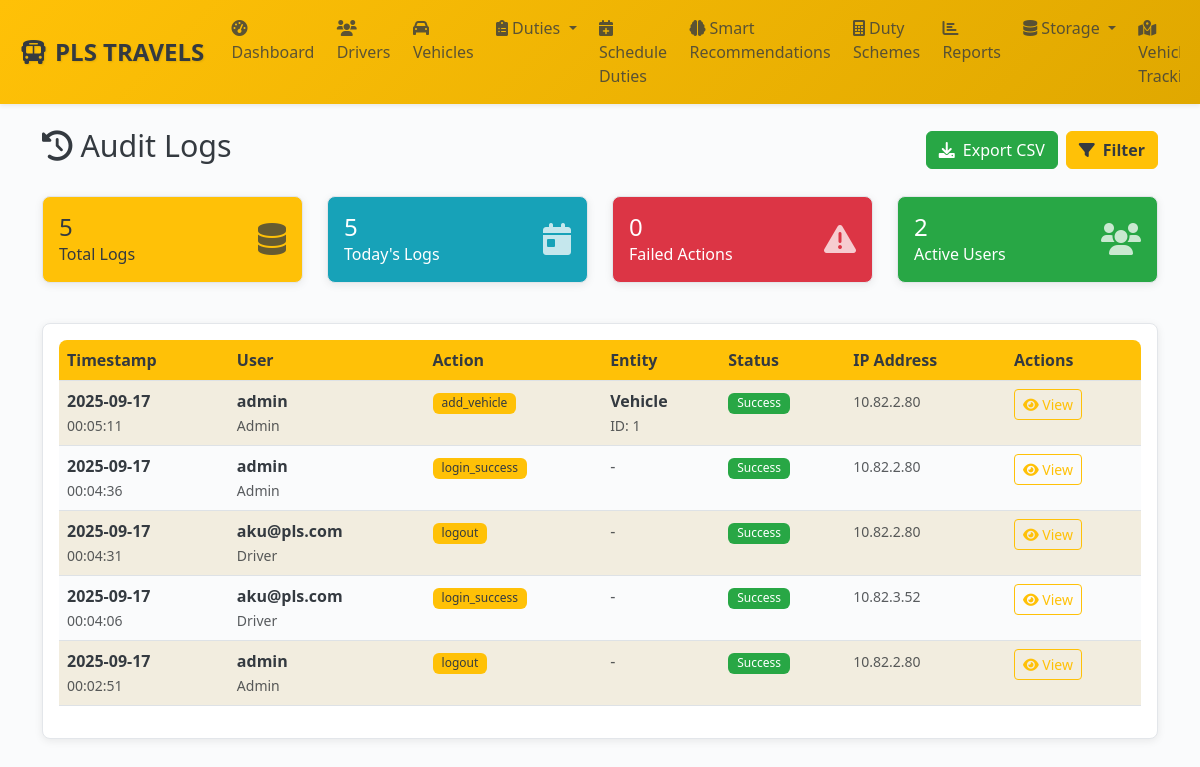
Page /admin/audit-logs (signed in) on the earlier database version.
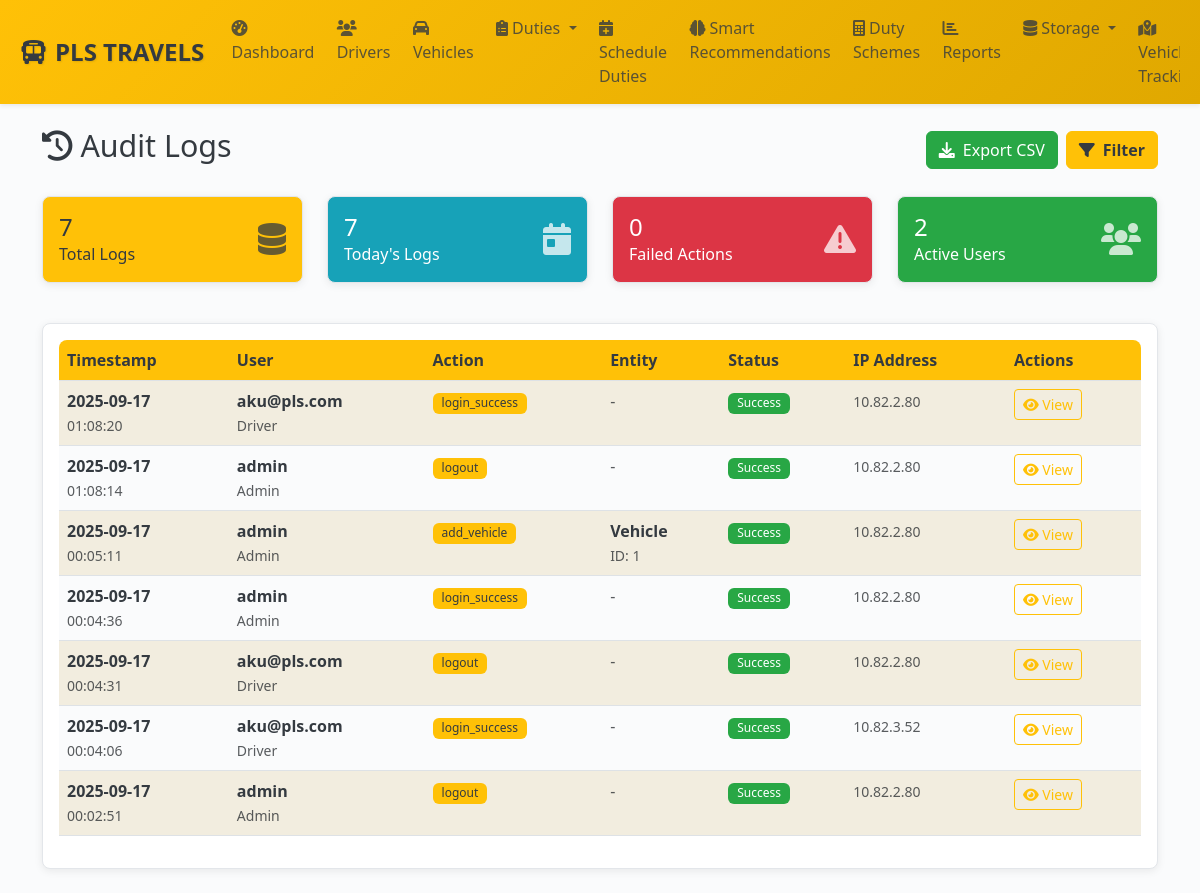
Same page on the later database version.
### models.py (models this page shows, shortened)
class AuditLog(db.Model):
    __tablename__ = 'audit_logs'
    id = db.Column(db.Integer, primary_key=True)
    user_id = db.Column(db.Integer, db.ForeignKey('users.id'), nullable=False, index=True)
    session_id = db.Column(db.String(100))
    action = db.Column(db.String(100), nullable=False, index=True)
    entity_type = db.Column(db.String(50), index=True)
    entity_id = db.Column(db.Integer)
    entity_uuid = db.Column(db.String(36))
    old_values = db.Column(db.Text)  # JSON
    new_values = db.Column(db.Text)  # JSON
    changed_fields = db.Column(db.Text)  # JSON array
    ip_address = db.Column(db.String(45))
    user_agent = db.Column(db.String(500))
    request_url = db.Column(db.String(500))
    request_method = db.Column(db.String(10))
    success = db.Column(db.Boolean, default=True)
    error_message = db.Column(db.Text)
    execution_time = db.Column(db.Float)  # milliseconds
    created_at = db.Column(db.DateTime, default=get_ist_time_naive, index=True)
    user = db.relationship('User', backref='audit_logs')
    __table_args__ = (
        Index('idx_audit_date_user', 'created_at', 'user_id'),
        Index('idx_audit_entity', 'entity_type', 'entity_id'),
    )

class User(UserMixin, db.Model):
    __tablename__ = 'users'
    id = db.Column(db.Integer, primary_key=True)
    uuid = db.Column(db.String(36), unique=True, nullable=False, default=lambda: str(uuid.uuid4()))
    username = db.Column(db.String(64), unique=True, nullable=False, index=True)
    email = db.Column(db.String(120), unique=True, nullable=False, index=True)
    password_hash = db.Column(db.String(256), nullable=False)
    role = db.Column(db.Enum(UserRole), nullable=False, default=UserRole.DRIVER, index=True)
    status = db.Column(db.Enum(UserStatus), nullable=False, default=UserStatus.ACTIVE, index=True)
    first_name = db.Column(db.String(50))
    last_name = db.Column(db.String(50))
    phone = db.Column(db.String(20), unique=True, index=True)
    whatsapp_number = db.Column(db.String(20), index=True)  # Dedicated WhatsApp number
    profile_picture = db.Column(db.String(255))
    last_login = db.Column(db.DateTime)
    login_count = db.Column(db.Integer, default=0)
    failed_login_attempts = db.Column(db.Integer, default=0)
    password_changed_at = db.Column(db.DateTime, default=get_ist_time_naive)
    two_factor_enabled = db.Column(db.Boolean, default=False)
    reset_token = db.Column(db.String(6))
    reset_token_expiry = db.Column(db.DateTime)
    created_at = db.Column(db.DateTime, default=get_ist_time_naive, nullable=False)
    updated_at = db.Column(db.DateTime, default=get_ist_time_naive, onupdate=get_ist_time_naive)
    created_by = db.Column(db.Integer, db.ForeignKey('users.id'))
    driver_profile = db.relationship('Driver', foreign_keys='Driver.user_id', backref='user', uselist=False, cascade='all, delete-orphan')
    managed_branches = db.relationship('Branch',
                                     secondary=manager_branches,
                                     primaryjoin='User.id == manager_branches.c.manager_id',
                                     secondaryjoin='Branch.id == manager_branches.c.branch_id',
                                     backref='managers')

### admin_routes.py (the view, shortened to what this page needs)
@admin_bp.route('/audit-logs')
@login_required
@admin_required
def audit_logs():
    page = request.args.get('page', 1, type=int)
    per_page = request.args.get('per_page', 50, type=int)
    user_filter = request.args.get('user', '', type=int)
    action_filter = request.args.get('action', '')
    entity_type_filter = request.args.get('entity_type', '')
    date_from = request.args.get('date_from', '')
    date_to = request.args.get('date_to', '')
    search_term = request.args.get('search', '')
    success_filter = request.args.get('success', '')
    query = AuditLog.query.join(User, AuditLog.user_id == User.id)
    if user_filter:
        query = query.filter(AuditLog.user_id == user_filter)
    if action_filter:
        query = query.filter(AuditLog.action.ilike(f'%{action_filter}%'))
    if entity_type_filter:
        query = query.filter(AuditLog.entity_type == entity_type_filter)
    if date_from:
        try:
            from_date = datetime.strptime(date_from, '%Y-%m-%d')
            query = query.filter(AuditLog.created_at >= from_date)
        except ValueError:
            pass
    if success_filter:
        success_bool = success_filter.lower() == 'true'
        query = query.filter(AuditLog.success == success_bool)
    audit_logs = query.order_by(desc(AuditLog.created_at)).paginate(
        page=page, per_page=per_page, error_out=False
    )
    users = User.query.filter(User.role.in_([UserRole.ADMIN, UserRole.MANAGER])).all()
    actions = db.session.query(AuditLog.action).distinct().order_by(AuditLog.action).all()
    entity_types = db.session.query(AuditLog.entity_type).distinct().filter(
        AuditLog.entity_type.isnot(None)
    ).order_by(AuditLog.entity_type).all()
    stats = {
        'total_logs': AuditLog.query.count(),
        'today_logs': AuditLog.query.filter(
            AuditLog.created_at >= datetime.now().date()
        ).count(),
        'failed_actions': AuditLog.query.filter(AuditLog.success == False).count(),
        'unique_users': db.session.query(AuditLog.user_id).distinct().count()
    }
    return render_template('admin/audit_logs.html',
                         audit_logs=audit_logs,
                         users=users,
                         actions=[a[0] for a in actions],
                         entity_types=[e[0] for e in entity_types],
                         user_filter=user_filter,
                         action_filter=action_filter,
                         entity_type_filter=entity_type_filter,
                         date_from=date_from,
                         date_to=date_to,
                         search_term=search_term,
                         success_filter=success_filter,
                         per_page=per_page,
                         stats=stats)

### templates/admin/audit_logs.html (shortened to what this page needs)
{% extends "base.html" %}
{% block content %}
<div class="d-flex justify-content-between align-items-center mb-4">
    <h2><i class="fas fa-history me-2"></i>Audit Logs</h2>
    <div class="d-flex gap-2">
        <a href="{{ url_for('admin.export_audit_logs', **request.args) }}" class="btn btn-success">
            <i class="fas fa-download me-2"></i>Export CSV
        </a>
        <button class="btn btn-primary" data-bs-toggle="modal" data-bs-target="#filterModal">
            <i class="fas fa-filter me-2"></i>Filter
        </button>
    </div>
</div>
<div class="row mb-4">
    <div class="col-md-3 col-sm-6 mb-3">
        <div class="card bg-primary text-white">
            <div class="card-body">
                <div class="d-flex justify-content-between">
                    <div>
                        <h4 class="mb-0">{{ "{:,}".format(stats.total_logs) }}</h4>
                        <p class="mb-0">Total Logs</p>
                    </div>
                    <div class="align-self-center">
                        <i class="fas fa-database fa-2x opacity-75"></i>
                    </div>
                </div>
            </div>
        </div>
    </div>
    <div class="col-md-3 col-sm-6 mb-3">
        <div class="card bg-info text-white">
            <div class="card-body">
                <div class="d-flex justify-content-between">
                    <div>
                        <h4 class="mb-0">{{ "{:,}".format(stats.today_logs) }}</h4>
                        <p class="mb-0">Today's Logs</p>
                    </div>
                    <div class="align-self-center">
                        <i class="fas fa-calendar-day fa-2x opacity-75"></i>
                    </div>
                </div>
            </div>
        </div>
    </div>
    <div class="col-md-3 col-sm-6 mb-3">
        <div class="card bg-danger text-white">
            <div class="card-body">
                <div class="d-flex justify-content-between">
                    <div>
                        <h4 class="mb-0">{{ "{:,}".format(stats.failed_actions) }}</h4>
                        <p class="mb-0">Failed Actions</p>
                    </div>
                    <div class="align-self-center">
                        <i class="fas fa-exclamation-triangle fa-2x opacity-75"></i>
                    </div>
                </div>
            </div>
        </div>
    </div>
    <div class="col-md-3 col-sm-6 mb-3">
        <div class="card bg-success text-white">
            <div class="card-body">
                <div class="d-flex justify-content-between">
                    <div>
                        <h4 class="mb-0">{{ "{:,}".format(stats.unique_users) }}</h4>
                        <p class="mb-0">Active Users</p>
                    </div>
                    <div class="align-self-center">
                        <i class="fas fa-users fa-2x opacity-75"></i>
                    </div>
                </div>
            </div>
        </div>
    </div>
</div>
<div class="card">
    <div class="card-body">
        {% if audit_logs.items %}
        <div class="table-responsive">
            <table class="table table-striped table-hover">
                <thead>
                    <tr>
                        <th>Timestamp</th>
                        <th>User</th>
                        <th>Action</th>
                        <th>Entity</th>
                        <th>Status</th>
                        <th>IP Address</th>
                        <th>Actions</th>
                    </tr>
                </thead>
                <tbody>
                    {% for log in audit_logs.items %}
                    <tr class="{% if not log.success %}table-danger{% endif %}">
                        <td>
                            <div>
                                <strong>{{ log.created_at.strftime('%Y-%m-%d') }}</strong><br>
                                <small class="text-muted">{{ log.created_at.strftime('%H:%M:%S') }}</small>
                            </div>
                        </td>
                        <td>
                            {% if log.user %}
                            <div>
                                <strong>{{ log.user.username }}</strong><br>
                                <small class="text-muted">{{ log.user.role.value.title() }}</small>
                            </div>
                            {% else %}
                            <span class="text-muted">Unknown User</span>
                            {% endif %}
                        </td>
                        <td>
                            <span class="badge bg-primary">{{ log.action }}</span>
                        </td>
                        <td>
                            {% if log.entity_type %}
                            <div>
                                <strong>{{ log.entity_type.title() }}</strong>
                                {% if log.entity_id %}
                                <br><small class="text-muted">ID: {{ log.entity_id }}</small>
                                {% endif %}
                            </div>
                            {% else %}
                            <span class="text-muted">-</span>
                            {% endif %}
                        </td>
                        <td>
                            {% if log.success %}
                                <span class="badge bg-success">Success</span>
                            {% else %}
                                <span class="badge bg-danger">Failed</span>
                            {% endif %}
                        </td>
                        <td>
                            <small class="text-muted">{{ log.ip_address or '-' }}</small>
                        </td>
                        <td>
                            <a href="{{ url_for('admin.view_audit_log', log_id=log.id) }}" class="btn btn-sm btn-outline-primary">
                                <i class="fas fa-eye"></i> View
                            </a>
                        </td>
                    </tr>
                    {% endfor %}
                </tbody>
            </table>
        </div>
        {% else %}
        <div class="text-center py-5">
            <i class="fas fa-history fa-3x text-muted mb-3"></i>
            <h5 class="text-muted">No audit logs found</h5>
            <p class="text-muted">Try adjusting your filters or check back later.</p>
        </div>
        {% endif %}
    </div>
</div>
{% endblock %}

Differences in the rows shown:
added AuditLog: created_at "2025-09-17", created_at "01:08:20", user.username "aku@pls.com", user.role.value "Driver", action "login_success", success "Success", ip_address "10.82.2.80"
added AuditLog: created_at "2025-09-17", created_at "01:08:14", user.username "admin", user.role.value "Admin", action "logout", success "Success", ip_address "10.82.2.80"
Other differences:
{{ "{:,}".format(stats.total_logs) }}: "5" → "7"
{{ "{:,}".format(stats.today_logs) }}: "5" → "7"
